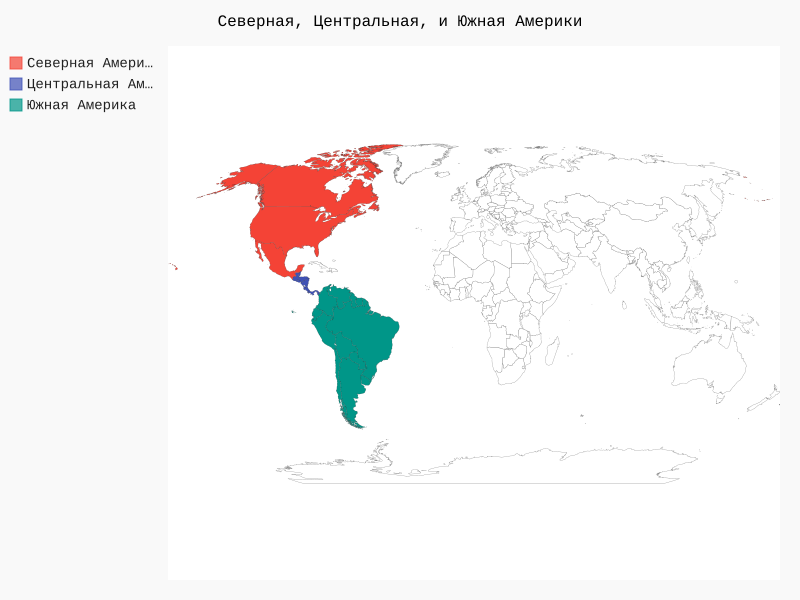

Generate this figure with Python:
""" Простая карта с данными по Северной, Центральной и Южной Америке """
import pygal

wm = pygal.maps.world.World()
wm.title = 'Северная, Центральная, и Южная Америки'

# Каждый вызов add() создает новый цвет для набора стран и добавляет этот цвет в список условных
# обозначений в левой части диаграммы с заданным текстом.
wm.add('Северная Америка', ['ca', 'mx', 'us'])
wm.add('Центральная Америка', ['bz', 'cr', 'gt', 'hn', 'ni', 'pa', 'sv'])
wm.add('Южная Америка', ['ar', 'bo', 'br', 'cl', 'co', 'ec', 'gf', 'gy', 'pe', 'py', 'sr', 'uy', 've'])
wm.render_to_file('americas.svg')
